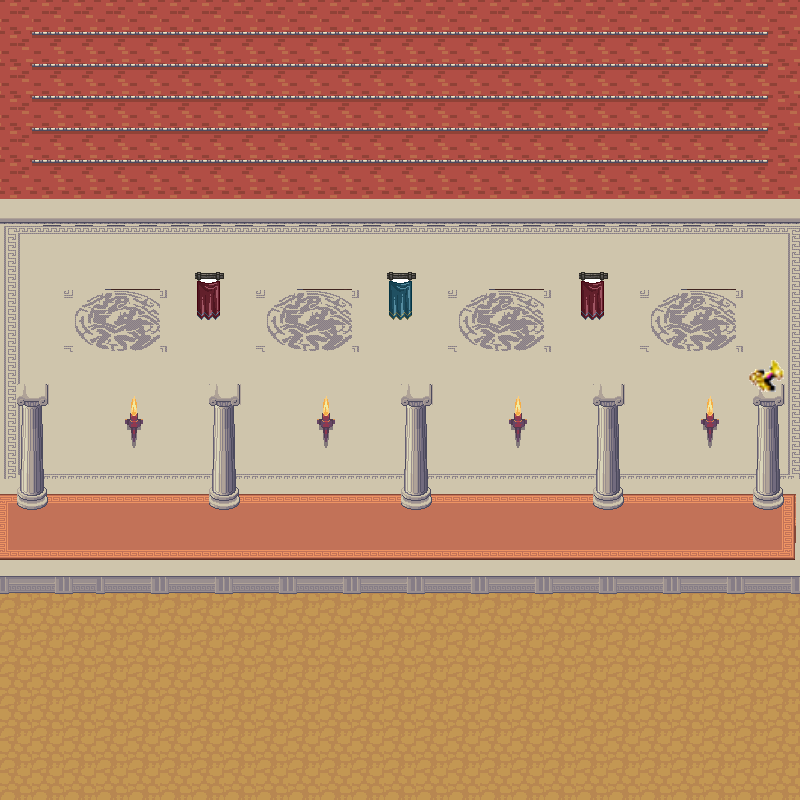

This is a level from a 2D game, rendered from its Tiled map with the project's own tilesets. A one-line summary and the complete map file follow:
An orthogonal 25x25 tile map with 32x32 px tiles, 4 tile layers (superficie, detalles, columnas, premio).

<map version="1.2" tiledversion="1.3.1" orientation="orthogonal" renderorder="left-down" compressionlevel="0" width="25" height="25" tilewidth="32" tileheight="32" infinite="0" nextlayerid="5" nextobjectid="1">
 <tileset firstgid="1" source="../texturas/atlassantuario.tsx" />
 <layer id="1" name="superficie" width="25" height="25">
  <data encoding="csv">
195,195,195,195,195,195,195,195,195,195,195,195,195,195,195,195,195,195,195,195,195,195,195,195,195,
195,195,195,195,195,195,195,195,195,195,195,195,195,195,195,195,195,195,195,195,195,195,195,195,195,
195,195,195,195,195,195,195,195,195,195,195,195,195,195,195,195,195,195,195,195,195,195,195,195,195,
195,195,195,195,195,195,195,195,195,195,195,195,195,195,195,195,195,195,195,195,195,195,195,195,195,
195,195,195,195,195,195,195,195,195,195,195,195,195,195,195,195,195,195,195,195,195,195,195,195,195,
195,195,195,195,195,195,195,195,195,195,195,195,195,195,195,195,195,195,195,195,195,195,195,195,195,
195,195,195,195,195,195,195,195,195,195,195,195,195,195,195,195,195,195,195,195,195,195,195,195,195,
53,53,53,53,53,53,53,53,53,53,53,53,53,53,53,53,53,53,53,53,53,53,53,53,53,
53,53,53,53,53,53,53,53,53,53,53,53,53,53,53,53,53,53,53,53,53,53,53,53,53,
53,53,53,53,53,53,53,53,53,53,53,53,53,53,53,53,53,53,53,53,53,53,53,53,53,
53,53,53,53,53,53,53,53,53,53,53,53,53,53,53,53,53,53,53,53,53,53,53,53,53,
53,53,53,53,53,53,53,53,53,53,53,53,53,53,53,53,53,53,53,53,53,53,53,53,53,
53,53,53,53,53,53,53,53,53,53,53,53,53,53,53,53,53,53,53,53,53,53,53,53,53,
53,53,53,53,53,53,53,53,53,53,53,53,53,53,53,53,53,53,53,53,53,53,53,53,53,
53,53,53,53,53,53,53,53,53,53,53,53,53,53,53,53,53,53,53,53,53,53,53,53,53,
53,53,53,53,53,53,53,53,53,53,53,53,53,53,53,53,53,53,53,53,53,53,53,53,53,
53,53,53,53,53,53,53,53,53,53,53,53,53,53,53,53,53,53,53,53,53,53,53,53,53,
53,53,53,53,53,53,53,53,53,53,53,53,53,53,53,53,53,53,53,53,53,53,53,53,53,
295,295,295,295,295,295,295,295,295,295,295,295,295,295,295,295,295,295,295,295,295,295,295,295,295,
295,295,295,295,295,295,295,295,295,295,295,295,295,295,295,295,295,295,295,295,295,295,295,295,295,
295,295,295,295,295,295,295,295,295,295,295,295,295,295,295,295,295,295,295,295,295,295,295,295,295,
295,295,295,295,295,295,295,295,295,295,295,295,295,295,295,295,295,295,295,295,295,295,295,295,295,
295,295,295,295,295,295,295,295,295,295,295,295,295,295,295,295,295,295,295,295,295,295,295,295,295,
295,295,295,295,295,295,295,295,295,295,295,295,295,295,295,295,295,295,295,295,295,295,295,295,295,
295,295,295,295,295,295,295,295,295,295,295,295,295,295,295,295,295,295,295,295,295,295,295,295,295
</data>
 </layer>
 <layer id="2" name="detalles" width="25" height="25">
  <data encoding="csv">
0,0,0,0,0,0,0,0,0,0,0,0,0,0,0,0,0,0,0,0,0,0,0,0,0,
0,170,170,170,170,170,170,170,170,170,170,170,170,170,170,170,170,170,170,170,170,170,170,170,0,
195,170,170,170,170,170,170,170,170,170,170,170,170,170,170,170,170,170,170,170,170,170,170,170,195,
0,170,170,170,170,170,170,170,170,170,170,170,170,170,170,170,170,170,170,170,170,170,170,170,0,
195,170,170,170,170,170,170,170,170,170,170,170,170,170,170,170,170,170,170,170,170,170,170,170,195,
0,170,170,170,170,170,170,170,170,170,170,170,170,170,170,170,170,170,170,170,170,170,170,170,0,
257,257,257,257,257,257,257,257,257,257,257,257,257,257,257,257,257,257,257,257,257,257,257,257,257,
27,28,28,28,28,28,28,28,28,28,28,28,28,28,28,28,28,28,28,28,28,28,28,28,29,
52,0,0,0,0,0,160,0,0,0,0,0,161,0,0,0,0,0,160,0,0,0,0,0,54,
52,0,34,35,36,2147483681,185,0,34,35,36,2147483681,186,0,34,35,36,2147483681,185,0,34,35,36,2147483681,54,
52,0,59,60,61,2147483706,0,0,59,60,61,2147483706,0,0,59,60,61,2147483706,0,0,59,60,61,2147483706,54,
52,0,0,0,0,0,0,0,0,0,0,0,0,0,0,0,0,0,0,0,0,0,0,0,54,
52,0,0,0,0,0,0,0,0,0,0,0,0,0,0,0,0,0,0,0,0,0,0,0,54,
52,0,0,0,0,0,0,0,0,0,0,0,0,0,0,0,0,0,0,0,0,0,0,0,54,
77,78,78,78,78,78,78,78,78,78,78,78,78,78,78,78,78,78,78,78,78,78,78,78,79,
164,165,165,165,165,165,165,165,165,165,165,165,165,165,165,165,165,165,165,165,165,165,165,165,166,
189,190,190,190,190,190,190,190,190,190,190,190,190,190,190,190,190,190,190,190,190,190,190,190,191,
214,215,215,215,215,215,215,215,215,215,215,215,215,215,215,215,215,215,215,215,215,215,215,215,216,
277,278,277,277,278,277,278,277,278,277,278,277,278,277,278,277,278,277,278,277,278,277,278,277,278,
0,0,0,0,0,0,0,0,0,0,0,0,0,0,0,0,0,0,0,0,0,0,0,0,0,
0,0,0,0,0,0,0,0,0,0,0,0,0,0,0,0,0,0,0,0,0,0,0,0,0,
0,0,0,0,0,0,0,0,0,0,0,0,0,0,0,0,0,0,0,0,0,0,0,0,0,
0,0,0,0,0,0,0,0,0,0,0,0,0,0,0,0,0,0,0,0,0,0,0,0,0,
0,0,0,0,0,0,0,0,0,0,0,0,0,0,0,0,0,0,0,0,0,0,0,0,0,
0,0,0,0,0,0,0,0,0,0,0,0,0,0,0,0,0,0,0,0,0,0,0,0,0
</data>
 </layer>
 <layer id="3" name="columnas" width="25" height="25">
  <data encoding="csv">
0,0,0,0,0,0,0,0,0,0,0,0,0,0,0,0,0,0,0,0,0,0,0,0,0,
0,0,0,0,0,0,0,0,0,0,0,0,0,0,0,0,0,0,0,0,0,0,0,0,0,
0,0,0,0,0,0,0,0,0,0,0,0,0,0,0,0,0,0,0,0,0,0,0,0,0,
0,0,0,0,0,0,0,0,0,0,0,0,0,0,0,0,0,0,0,0,0,0,0,0,0,
0,0,0,0,0,0,0,0,0,0,0,0,0,0,0,0,0,0,0,0,0,0,0,0,0,
0,0,0,0,0,0,0,0,0,0,0,0,0,0,0,0,0,0,0,0,0,0,0,0,0,
0,0,0,0,0,0,0,0,0,0,0,0,0,0,0,0,0,0,0,0,0,0,0,0,0,
0,0,0,0,0,0,0,0,0,0,0,0,0,0,0,0,0,0,0,0,0,0,0,0,0,
0,0,0,0,0,0,0,0,0,0,0,0,0,0,0,0,0,0,0,0,0,0,0,0,0,
0,0,0,0,0,0,0,0,0,0,0,0,0,0,0,0,0,0,0,0,0,0,0,0,0,
0,0,0,0,0,0,0,0,0,0,0,0,0,0,0,0,0,0,0,0,0,0,0,0,0,
0,0,0,0,0,0,0,0,0,0,0,0,0,0,0,0,0,0,0,0,0,0,0,0,0,
39,40,0,123,124,0,39,40,0,123,124,0,39,40,0,123,124,0,39,40,0,123,124,39,40,
64,65,0,148,149,0,64,65,0,148,149,0,64,65,0,148,149,0,64,65,0,148,149,64,65,
89,90,0,0,0,0,89,90,0,0,0,0,89,90,0,0,0,0,89,90,0,0,0,89,90,
114,115,0,0,0,0,114,115,0,0,0,0,114,115,0,0,0,0,114,115,0,0,0,114,115,
0,0,0,0,0,0,0,0,0,0,0,0,0,0,0,0,0,0,0,0,0,0,0,0,0,
0,0,0,0,0,0,0,0,0,0,0,0,0,0,0,0,0,0,0,0,0,0,0,0,0,
0,0,0,0,0,0,0,0,0,0,0,0,0,0,0,0,0,0,0,0,0,0,0,0,0,
0,0,0,0,0,0,0,0,0,0,0,0,0,0,0,0,0,0,0,0,0,0,0,0,0,
0,0,0,0,0,0,0,0,0,0,0,0,0,0,0,0,0,0,0,0,0,0,0,0,0,
0,0,0,0,0,0,0,0,0,0,0,0,0,0,0,0,0,0,0,0,0,0,0,0,0,
0,0,0,0,0,0,0,0,0,0,0,0,0,0,0,0,0,0,0,0,0,0,0,0,0,
0,0,0,0,0,0,0,0,0,0,0,0,0,0,0,0,0,0,0,0,0,0,0,0,0,
0,0,0,0,0,0,0,0,0,0,0,0,0,0,0,0,0,0,0,0,0,0,0,0,0
</data>
 </layer>
 <layer id="4" name="premio" width="25" height="25">
  <data encoding="csv">
0,0,0,0,0,0,0,0,0,0,0,0,0,0,0,0,0,0,0,0,0,0,0,0,0,
0,0,0,0,0,0,0,0,0,0,0,0,0,0,0,0,0,0,0,0,0,0,0,0,0,
0,0,0,0,0,0,0,0,0,0,0,0,0,0,0,0,0,0,0,0,0,0,0,0,0,
0,0,0,0,0,0,0,0,0,0,0,0,0,0,0,0,0,0,0,0,0,0,0,0,0,
0,0,0,0,0,0,0,0,0,0,0,0,0,0,0,0,0,0,0,0,0,0,0,0,0,
0,0,0,0,0,0,0,0,0,0,0,0,0,0,0,0,0,0,0,0,0,0,0,0,0,
0,0,0,0,0,0,0,0,0,0,0,0,0,0,0,0,0,0,0,0,0,0,0,0,0,
0,0,0,0,0,0,0,0,0,0,0,0,0,0,0,0,0,0,0,0,0,0,0,0,0,
0,0,0,0,0,0,0,0,0,0,0,0,0,0,0,0,0,0,0,0,0,0,0,0,0,
0,0,0,0,0,0,0,0,0,0,0,0,0,0,0,0,0,0,0,0,0,0,0,0,0,
0,0,0,0,0,0,0,0,0,0,0,0,0,0,0,0,0,0,0,0,0,0,0,0,0,
0,0,0,0,0,0,0,0,0,0,0,0,0,0,0,0,0,0,0,0,0,0,0,409,410,
0,0,0,0,0,0,0,0,0,0,0,0,0,0,0,0,0,0,0,0,0,0,0,434,435,
0,0,0,0,0,0,0,0,0,0,0,0,0,0,0,0,0,0,0,0,0,0,0,0,0,
0,0,0,0,0,0,0,0,0,0,0,0,0,0,0,0,0,0,0,0,0,0,0,0,0,
0,0,0,0,0,0,0,0,0,0,0,0,0,0,0,0,0,0,0,0,0,0,0,0,0,
0,0,0,0,0,0,0,0,0,0,0,0,0,0,0,0,0,0,0,0,0,0,0,0,0,
0,0,0,0,0,0,0,0,0,0,0,0,0,0,0,0,0,0,0,0,0,0,0,0,0,
0,0,0,0,0,0,0,0,0,0,0,0,0,0,0,0,0,0,0,0,0,0,0,0,0,
0,0,0,0,0,0,0,0,0,0,0,0,0,0,0,0,0,0,0,0,0,0,0,0,0,
0,0,0,0,0,0,0,0,0,0,0,0,0,0,0,0,0,0,0,0,0,0,0,0,0,
0,0,0,0,0,0,0,0,0,0,0,0,0,0,0,0,0,0,0,0,0,0,0,0,0,
0,0,0,0,0,0,0,0,0,0,0,0,0,0,0,0,0,0,0,0,0,0,0,0,0,
0,0,0,0,0,0,0,0,0,0,0,0,0,0,0,0,0,0,0,0,0,0,0,0,0,
0,0,0,0,0,0,0,0,0,0,0,0,0,0,0,0,0,0,0,0,0,0,0,0,0
</data>
 </layer>
</map>
